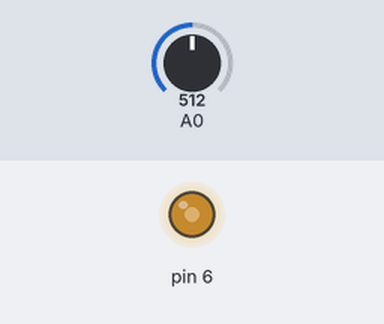
This sketch was run on a simulated Arduino Uno, built with avr-gcc and run on an emulated ATmega328P. Shown: output pins drawn as LEDs (lit = HIGH). The test bench sets the inputs (shaded band); at power-on: A0 = 512.

Above: at 1.2 s.
1.3 s: A0 set to 716
At 2.5 s:
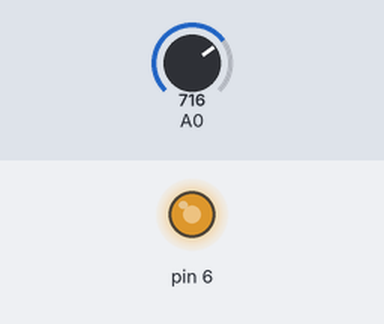
2.8 s: A0 set to 900
At 3.7 s:
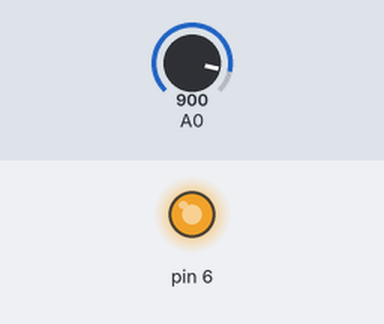
4.3 s: A0 set to 122
At 4.8 s:
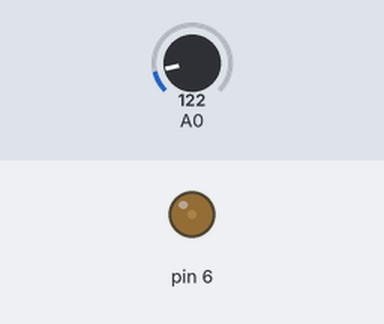
5.8 s: A0 set to 0
At 7.0 s:
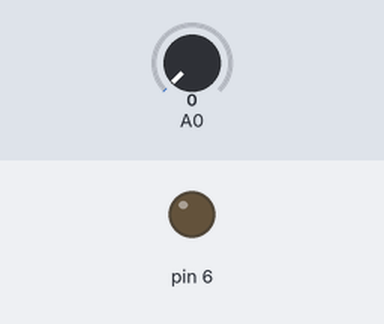
7.3 s: A0 set to 511
At 8.3 s:
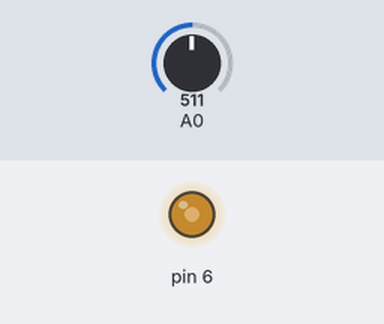
Timing chart, 0 to 9.8 s (numbered marks = the images above; inputs shaded):
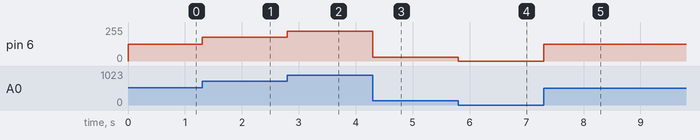

The sketch:

pwm_test.ino
```cpp
void setup()
{
  pinMode(6, OUTPUT);
}

void loop()
{
  int analog = analogRead(0);
  float analog_decimal = analog / 1023.0f;
  uint8_t pwm = analog_decimal * 255;
  analogWrite(6, pwm);
  Serial.println(analog, DEC);
//  delay(1);
}
```

Measured:
- after the input at 1.3 s, pin 6: 127/255 → 178/255 at once
- after the input at 2.8 s, pin 6: 178/255 → 224/255 at once
- after the input at 4.3 s, pin 6: 224/255 → 30/255 at once
- after the input at 5.8 s, pin 6: 30/255 → 0/255 at once
- after the input at 7.3 s, pin 6: 0/255 → 127/255 at once
